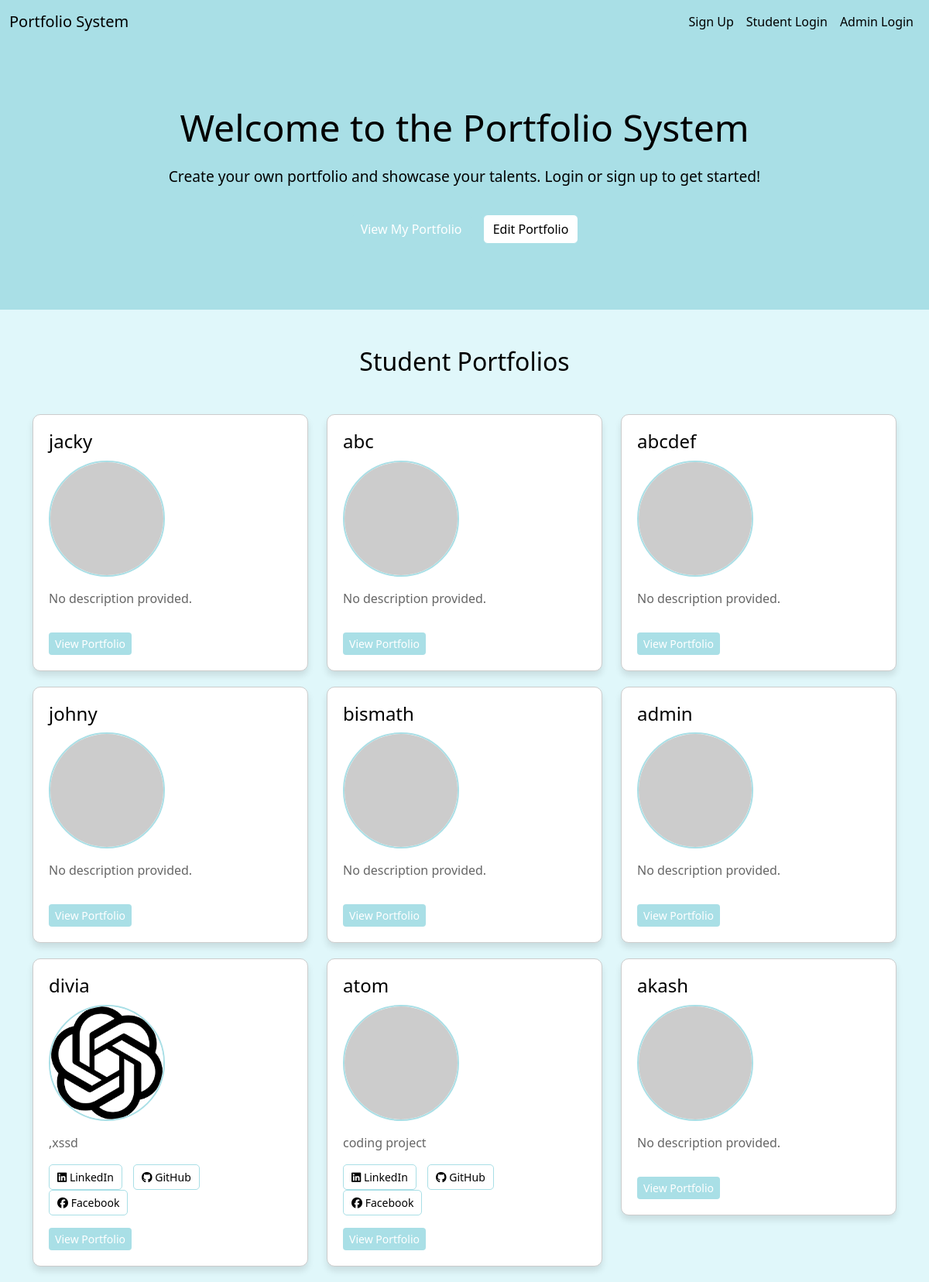
The page / on the database its author committed.
### app.py (models this page shows)
class User(db.Model, UserMixin):
    id = db.Column(db.Integer, primary_key=True)
    username = db.Column(db.String(20), unique=True, nullable=False)
    email = db.Column(db.String(120), unique=True, nullable=False)
    password = db.Column(db.String(255), nullable=False)
    active = db.Column(db.Boolean(), default=True)
    approved = db.Column(db.Boolean(), default=False)
    fs_uniquifier = db.Column(db.String(255), unique=True, nullable=False, default=lambda: str(uuid4()))
    badge = db.Column(db.String(50))  # Gold, Silver, Bronze
    youtube_link = db.Column(db.String(255))
    image_filename = db.Column(db.String(255))
    description = db.Column(db.Text)
    linkedin_link = db.Column(db.String(255))
    github_link = db.Column(db.String(255))
    facebook_link = db.Column(db.String(255))
    roles = db.relationship('Role', secondary=roles_users, backref=db.backref('users', lazy='dynamic'))

### app.py (the view)
@app.route('/')
def home():
    students = User.query.filter_by(approved=True).all()
    return render_template('home.html', students=students)

### templates/home.html (shortened to what this page needs)
<!DOCTYPE html>
<html lang="en">
<head>
    <link href="https://cdn.jsdelivr.net/npm/bootstrap@5.3.0-alpha1/dist/css/bootstrap.min.css" rel="stylesheet">
</head>
<body>
    <nav class="navbar navbar-expand-lg">
        <div class="container-fluid">
            <a class="navbar-brand" href="#" style="color:#000000;">Portfolio System</a>
            <div class="collapse navbar-collapse" id="navbarNav">
                <ul class="navbar-nav ms-auto">
                    <li class="nav-item">
                        <a class="nav-link" href="{{ url_for('signup') }}">Sign Up</a>
                    </li>
                    <li class="nav-item">
                        <a class="nav-link" href="{{ url_for('signin') }}">Student Login</a>
                    </li>
                    <li class="nav-item">
                        <a class="nav-link" href="{{ url_for('admin_signin') }}">Admin Login</a>
                    </li>
                </ul>
            </div>
        </div>
    </nav>
    <section class="hero">
        <div class="container">
            <h1>Welcome to the Portfolio System</h1>
            <p>Create your own portfolio and showcase your talents. Login or sign up to get started!</p>
            <a href="{{ url_for('view_own_portfolio') }}" class="btn btn-primary btn-custom">View My Portfolio</a>
            <a href="{{ url_for('portfolio') }}" class="btn btn-secondary btn-custom">Edit Portfolio</a>
        </div>
    </section>
    <section class="container mt-5">
        <h2 class="text-center mb-5" style="color:#000000;">Student Portfolios</h2>
        <div class="row">
            {% for student in students %}
            <div class="col-md-4">
                <div class="profile-card">
                    <h4>{{ student.username }}</h4>
                    {% if student.image_filename %}
                    <img src="{{ url_for('static', filename='uploads/' ~ student.image_filename) }}" alt="{{ student.username }}'s Profile Picture" class="img-fluid mb-3">
                    {% else %}
                    <img src="https://via.placeholder.com/150" alt="Default Profile Picture" class="img-fluid mb-3">
                    {% endif %}
                    <p>{{ student.description or "No description provided." }}</p>
                    <div class="profile-links">
                        {% if student.linkedin_link %}
                        <a href="{{ student.linkedin_link }}" target="_blank" class="btn btn-sm btn-outline-primary"><i class="fab fa-linkedin"></i> LinkedIn</a>
                        {% endif %}
                        {% if student.github_link %}
                        <a href="{{ student.github_link }}" target="_blank" class="btn btn-sm btn-outline-dark"><i class="fab fa-github"></i> GitHub</a>
                        {% endif %}
                        {% if student.facebook_link %}
                        <a href="{{ student.facebook_link }}" target="_blank" class="btn btn-sm btn-outline-primary"><i class="fab fa-facebook"></i> Facebook</a>
                        {% endif %}
                    </div>
                    <a href="{{ url_for('view_portfolio', user_id=student.id) }}" class="btn btn-view btn-sm mt-3">View Portfolio</a>
                </div>
            </div>
            {% endfor %}
        </div>
    </section>
</body>
</html>

### templates/home.html (style rules this page uses)
body { background-color: #E0F7FA; color: #000000; }
.navbar { background-color: #A9DFE6; }
.navbar .nav-link { color: #000000; }
.hero { background-color: #A9DFE6; padding: 80px 0; text-align: center; color: #000000; }
.hero h1 { font-size: 3rem; margin-bottom: 20px; color: #000000; }
.hero p { font-size: 1.2rem; margin-bottom: 30px; }
.btn-custom { margin: 5px; color: #FFFFFF; }
.btn-primary { background-color: #A9DFE6; border-color: #A9DFE6; }
.btn-secondary { background-color: #FFFFFF; border-color: #A9DFE6; color: #000000; }
.profile-card { border: 1px solid #CCCCCC; border-radius: 10px; padding: 20px; margin-bottom: 20px; background-color: #FFFFFF; box-shadow: 0px 6px 8px rgba(0, 0, 0, 0.1); }
.profile-card h4 { margin-bottom: 10px; color: #000000; }
.profile-card p { color: #666666; }
.profile-card img { width: 150px; height: 150px; object-fit: cover; border-radius: 50%; border: 2px solid #A9DFE6; }
.profile-links a { margin-right: 10px; color: #000000; border: 1px solid #A9DFE6; border-radius: 5px; padding: 5px 10px; }
.btn-view { background-color: #A9DFE6; color: #FFFFFF; border: none; }

### rows shown on the page
User: username "jacky", description "No description provided."
User: username "abc", description "No description provided."
User: username "abcdef", description "No description provided."
User: username "johny", description "No description provided."
User: username "bismath", description "No description provided."
User: username "admin", description "No description provided."
User: username "divia", image_filename (picture), description ",xssd"
User: username "atom", description "coding project"
User: username "akash", description "No description provided."
